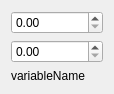
<?xml version="1.0" encoding="UTF-8"?>
<ui version="4.0">
 <class>igQtParallelCoordinatesObjectFilter</class>
 <widget class="QWidget" name="igQtParallelCoordinatesObjectFilter">
  <property name="geometry">
   <rect>
    <x>0</x>
    <y>0</y>
    <width>114</width>
    <height>87</height>
   </rect>
  </property>
  <property name="sizePolicy">
   <sizepolicy hsizetype="Minimum" vsizetype="Minimum">
    <horstretch>0</horstretch>
    <verstretch>0</verstretch>
   </sizepolicy>
  </property>
  <property name="windowTitle">
   <string>Form</string>
  </property>
  <layout class="QVBoxLayout" name="verticalLayout">
   <item>
    <widget class="QDoubleSpinBox" name="maxSpinBox"/>
   </item>
   <item>
    <widget class="QDoubleSpinBox" name="minSpinBox"/>
   </item>
   <item>
    <widget class="QLabel" name="variableName">
     <property name="text">
      <string>variableName</string>
     </property>
    </widget>
   </item>
  </layout>
 </widget>
 <resources/>
 <connections/>
</ui>
